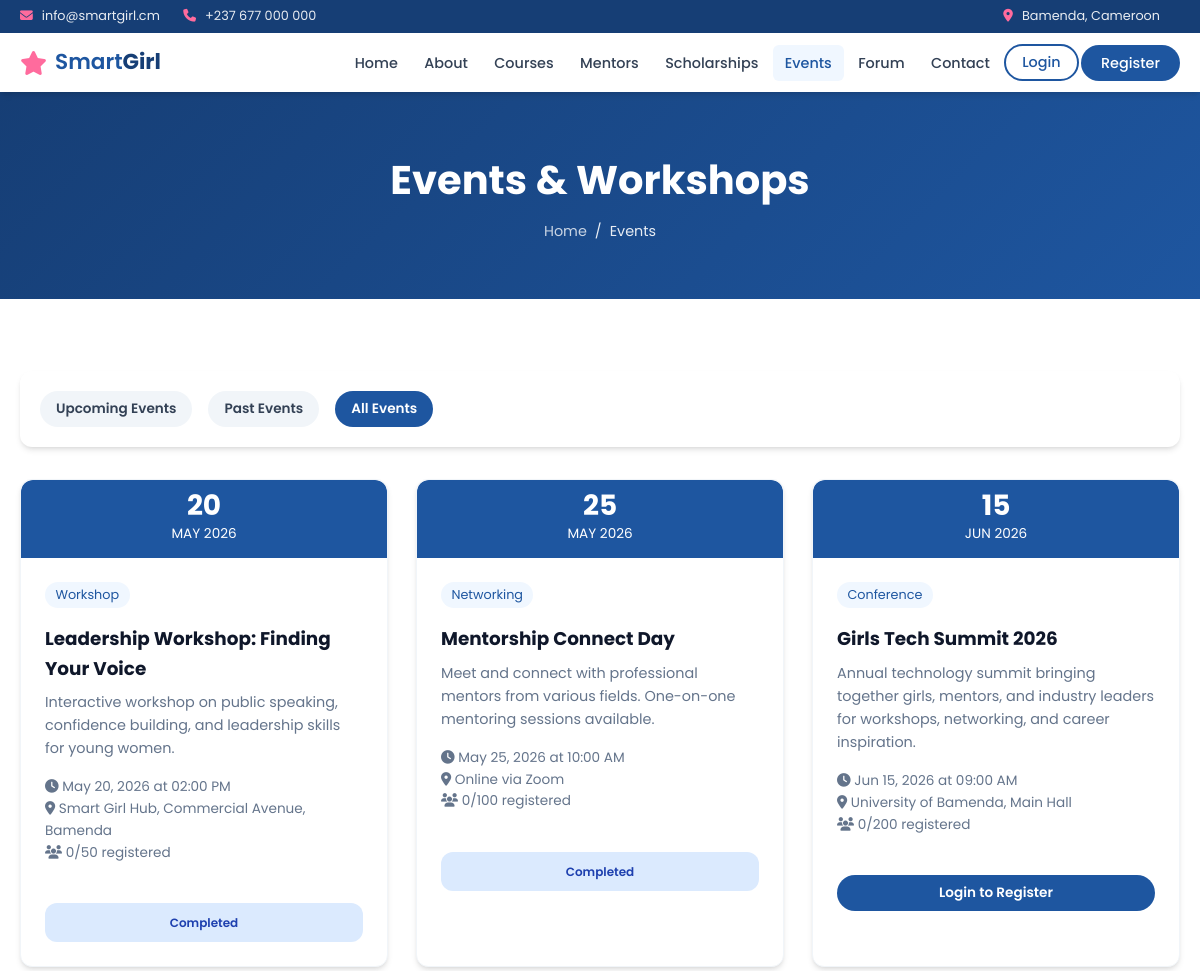
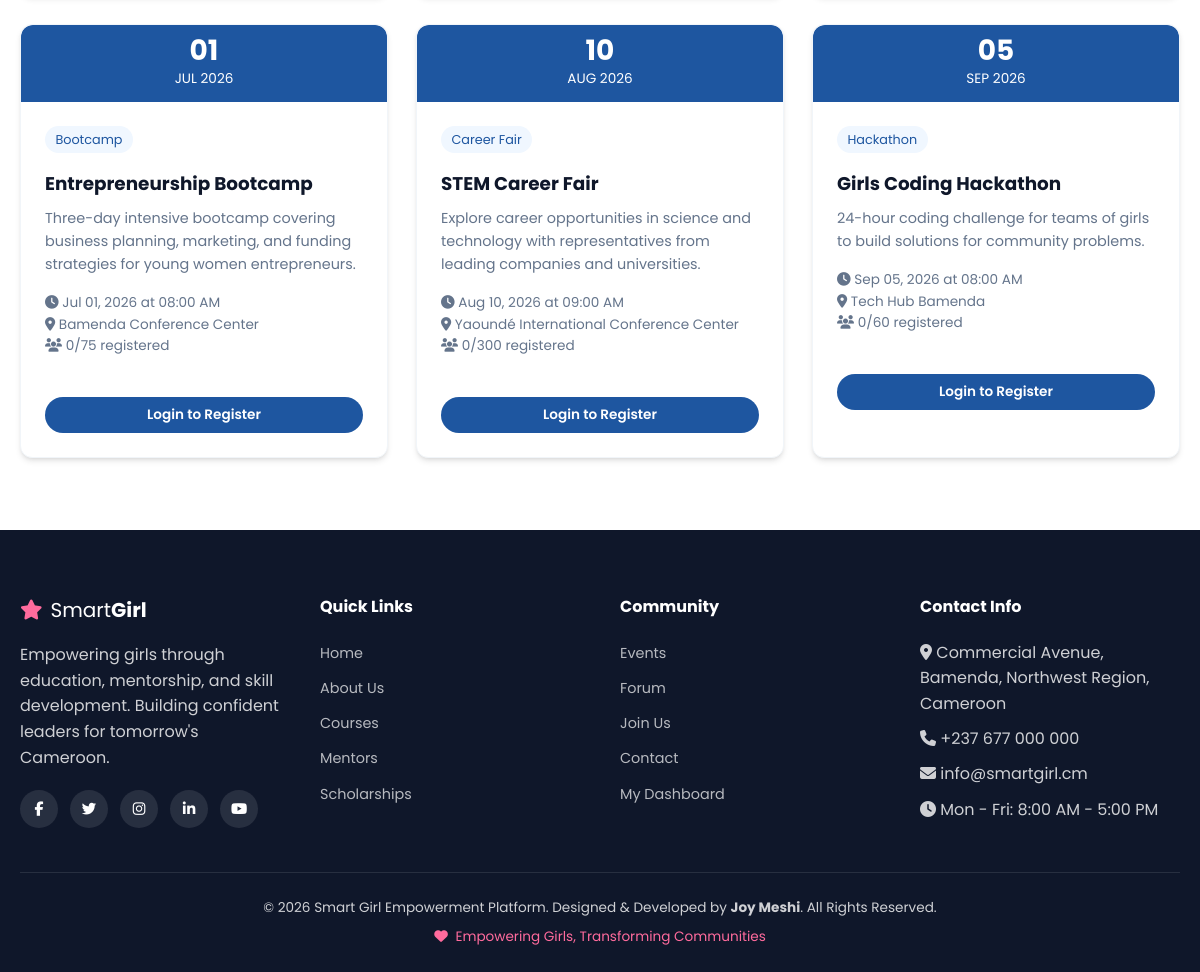
The page /events.php?filter=all on the database its author committed (2 pictures, top to bottom).
### tables this page shows
CREATE TABLE IF NOT EXISTS events (
    id INT AUTO_INCREMENT PRIMARY KEY,
    title VARCHAR(200) NOT NULL,
    description TEXT NOT NULL,
    event_date DATETIME NOT NULL,
    location VARCHAR(200) NOT NULL,
    event_type VARCHAR(100) NOT NULL,
    max_participants INT DEFAULT 100,
    image_url VARCHAR(255) DEFAULT NULL,
    is_active TINYINT(1) DEFAULT 1,
    created_at TIMESTAMP DEFAULT CURRENT_TIMESTAMP
);

### includes/functions.php (called while the page is built, shortened)
<?php
function e(?string $value): string
{
    return htmlspecialchars($value ?? '', ENT_QUOTES, 'UTF-8');
}
function formatDate(?string $date, string $format = 'M d, Y'): string
{
    return date($format, strtotime($date));
}
function formatDateTime(?string $date): string
{
    return formatDate($date, 'M d, Y \a\t h:i A');
}
function truncate(string $text, int $length = 150): string
{
    if (strlen($text) <= $length) return $text;
    return substr($text, 0, $length) . '...';
}

### includes/auth.php (called while the page is built, shortened)
<?php
function isLoggedIn(): bool
{
    return !empty($_SESSION['user_id']);
}

### events.php (the view, shortened to what this page needs)
<?php
$pdo = getDBConnection();
$filter = $_GET['filter'] ?? 'upcoming';
$sql = "SELECT e.*, (SELECT COUNT(*) FROM event_registrations er WHERE er.event_id = e.id) as registered_count FROM events e WHERE e.is_active = 1";
$sql .= " ORDER BY e.event_date " . ($filter === 'past' ? 'DESC' : 'ASC');
$events = $pdo->query($sql)->fetchAll();
require_once __DIR__ . '/includes/header.php';
?>
<div class="page-header">
    <div class="container">
        <h1>Events & Workshops</h1>
        <div class="breadcrumb"><a href="index.php">Home</a> <span>/</span> <span>Events</span></div>
    </div>
</div>
<section class="section">
    <div class="container">
        <div class="filter-bar">
            <a href="?filter=upcoming" class="btn btn-sm <?= $filter === 'upcoming' ? 'btn-blue' : '' ?>" style="<?= $filter !== 'upcoming' ? 'background:var(--gray-100);color:var(--gray-700);' : '' ?>">Upcoming Events</a>
            <a href="?filter=past" class="btn btn-sm <?= $filter === 'past' ? 'btn-blue' : '' ?>" style="<?= $filter !== 'past' ? 'background:var(--gray-100);color:var(--gray-700);' : '' ?>">Past Events</a>
            <a href="?filter=all" class="btn btn-sm <?= $filter === 'all' ? 'btn-blue' : '' ?>" style="<?= $filter !== 'all' ? 'background:var(--gray-100);color:var(--gray-700);' : '' ?>">All Events</a>
        </div>
        <?php if (empty($events)): ?>
        <div class="empty-state"><i class="fas fa-calendar"></i><h3>No events found</h3></div>
        <?php else: ?>
        <div class="card-grid">
            <?php foreach ($events as $event):
                $isPast = strtotime($event['event_date']) < time();
                $registered = false;
                $spotsLeft = $event['max_participants'] - $event['registered_count'];
            ?>
            <div class="card">
                <div class="event-date">
                    <span class="day"><?= date('d', strtotime($event['event_date'])) ?></span>
                    <span class="month"><?= date('M Y', strtotime($event['event_date'])) ?></span>
                </div>
                <div class="card-body">
                    <div class="card-meta"><span><?= e($event['event_type']) ?></span></div>
                    <h3><?= e($event['title']) ?></h3>
                    <p><?= e(truncate($event['description'], 130)) ?></p>
                    <p style="font-size:0.85rem;color:var(--gray-500);margin-top:0.75rem;">
                        <i class="fas fa-clock"></i> <?= formatDateTime($event['event_date']) ?><br>
                        <i class="fas fa-map-marker-alt"></i> <?= e($event['location']) ?><br>
                        <i class="fas fa-users"></i> <?= (int)$event['registered_count'] ?>/<?= (int)$event['max_participants'] ?> registered
                    </p>
                </div>
                <div class="card-footer">
                    <?php if (!$isPast && isLoggedIn()): ?>
                        <?php if ($registered): ?>
                        <span class="badge badge-success btn-block" style="display:block;text-align:center;padding:0.6rem;">Successfully Registered</span>
                        <?php elseif ($spotsLeft > 0): ?>
                        <form method="POST" action="actions/register-event.php">
                            <?= csrfField() ?>
                            <input type="hidden" name="event_id" value="<?= $event['id'] ?>">
                            <button type="submit" class="btn btn-blue btn-sm btn-block"><i class="fas fa-ticket-alt"></i> Register Successfully</button>
                        </form>
                        <?php else: ?>
                        <span class="badge badge-warning btn-block" style="display:block;text-align:center;padding:0.6rem;">Full</span>
                        <?php endif; ?>
                    <?php elseif (!$isPast): ?>
                        <a href="login.php" class="btn btn-blue btn-sm btn-block">Login to Register</a>
                    <?php else: ?>
                        <span class="badge badge-info btn-block" style="display:block;text-align:center;padding:0.6rem;">Completed</span>
                    <?php endif; ?>
                </div>
            </div>
            <?php endforeach; ?>
        </div>
        <?php endif; ?>
    </div>
</section>
<?php require_once __DIR__ . '/includes/footer.php'; ?>

### assets/css/style.css (style rules this page uses)
:root { --primary: #1e56a0; --primary-dark: #163e75; --primary-light: #3d7dd4; --secondary: #f0f7ff; --accent: #ff6b9d; --accent-light: #ffe0ec; --white: #ffffff; --gray-50: #f8fafc; --gray-100: #f1f5f9; --gray-200: #e2e8f0; --gray-300: #cbd5e1; --gray-500: #64748b; --gray-700: #334155; --gray-900: #0f172a; --success: #10b981; --warning: #f59e0b; --error: #ef4444; --shadow: 0 4px 6px -1px rgba(0,0,0,0.1), 0 2px 4px -2px rgba(0,0,0,0.1); --shadow-lg: 0 10px 15px -3px rgba(30,86,160,0.15), 0 4px 6px -4px rgba(0,0,0,0.1); --radius: 12px; --transition: all 0.3s ease; --font: 'Poppins', sans-serif; }
*, *::before, *::after { box-sizing: border-box; margin: 0; padding: 0; }
html { scroll-behavior: smooth; }
body { font-family: var(--font); color: var(--gray-700); line-height: 1.6; background: var(--white); }
.container { max-width: 1200px; margin: 0 auto; padding: 0 1.25rem; }
a { color: var(--primary); text-decoration: none; transition: var(--transition); }
.btn { display: inline-flex; align-items: center; gap: 0.5rem; padding: 0.75rem 1.75rem; border-radius: 30px; font-weight: 600; font-size: 0.95rem; border: none; cursor: pointer; transition: var(--transition); font-family: var(--font); text-decoration: none; }
.btn-blue { background: var(--primary); color: var(--white); }
.btn-sm { padding: 0.45rem 1rem; font-size: 0.85rem; }
.btn-block { width: 100%; justify-content: center; }
.section { padding: 4.5rem 0; }
.card-grid { display: grid; grid-template-columns: repeat(auto-fill, minmax(300px, 1fr)); gap: 1.75rem; }
.card { background: var(--white); border-radius: var(--radius); box-shadow: var(--shadow); overflow: hidden; transition: var(--transition); border: 1px solid var(--gray-100); }
.card-body { padding: 1.5rem; }
.card-body h3 { font-size: 1.15rem; color: var(--gray-900); margin-bottom: 0.5rem; }
.card-body p { color: var(--gray-500); font-size: 0.9rem; margin-bottom: 1rem; }
.card-meta { display: flex; flex-wrap: wrap; gap: 0.75rem; margin-bottom: 1rem; font-size: 0.8rem; }
.card-meta span { background: var(--secondary); color: var(--primary); padding: 0.2rem 0.65rem; border-radius: 15px; }
.card-footer { padding: 0 1.5rem 1.5rem; }
.page-header { background: linear-gradient(135deg, var(--primary-dark), var(--primary)); color: var(--white); padding: 3.5rem 0; text-align: center; }
.page-header h1 { font-size: 2.5rem; margin-bottom: 0.5rem; }
.breadcrumb { display: flex; justify-content: center; gap: 0.5rem; font-size: 0.9rem; opacity: 0.9; }
.breadcrumb a { color: rgba(255,255,255,0.85); }
.filter-bar { display: flex; flex-wrap: wrap; gap: 1rem; align-items: center; margin-bottom: 2rem; padding: 1.25rem; background: var(--white); border-radius: var(--radius); box-shadow: var(--shadow); }
.event-date { background: var(--primary); color: var(--white); padding: 0.75rem; text-align: center; border-radius: var(--radius) var(--radius) 0 0; }
.event-date .day { font-size: 1.75rem; font-weight: 700; display: block; line-height: 1; }
.event-date .month { font-size: 0.85rem; text-transform: uppercase; }
.badge { display: inline-block; padding: 0.2rem 0.6rem; border-radius: 12px; font-size: 0.75rem; font-weight: 600; }
.badge-info { background: #dbeafe; color: #1e40af; }

### rows shown on the page
events: event_date "20", event_date "MAY 2026", event_type "Workshop", title "Leadership Workshop: Finding Your Voice", description "Interactive workshop on public speaking, confidence building, and leadership skills for young women.", event_date "May 20, 2026 at 02:00 PM", location "Smart Girl Hub, Commercial Avenue, Bamenda", registered_count "0", max_participants "50", shows "Completed"
events: event_date "25", event_date "MAY 2026", event_type "Networking", title "Mentorship Connect Day", description "Meet and connect with professional mentors from various fields. One-on-one mentoring sessions available.", event_date "May 25, 2026 at 10:00 AM", location "Online via Zoom", registered_count "0", max_participants "100", shows "Completed"
events: event_date "15", event_date "JUN 2026", event_type "Conference", title "Girls Tech Summit 2026", description "Annual technology summit bringing together girls, mentors, and industry leaders for workshops, networking, and career inspiration.", event_date "Jun 15, 2026 at 09:00 AM", location "University of Bamenda, Main Hall", registered_count "0", max_participants "200", shows "Login to Register"
events: event_date "01", event_date "JUL 2026", event_type "Bootcamp", title "Entrepreneurship Bootcamp", description "Three-day intensive bootcamp covering business planning, marketing, and funding strategies for young women entrepreneurs.", event_date "Jul 01, 2026 at 08:00 AM", location "Bamenda Conference Center", registered_count "0", max_participants "75", shows "Login to Register"
events: event_date "10", event_date "AUG 2026", event_type "Career Fair", title "STEM Career Fair", description "Explore career opportunities in science and technology with representatives from leading companies and universities.", event_date "Aug 10, 2026 at 09:00 AM", location "Yaoundé International Conference Center", registered_count "0", max_participants "300", shows "Login to Register"
events: event_date "05", event_date "SEP 2026", event_type "Hackathon", title "Girls Coding Hackathon", description "24-hour coding challenge for teams of girls to build solutions for community problems.", event_date "Sep 05, 2026 at 08:00 AM", location "Tech Hub Bamenda", registered_count "0", max_participants "60", shows "Login to Register"

### other values the page prints
SITE_EMAIL "info@smartgirl.cm"
SITE_PHONE "+237 677 000 000"
SITE_ADDRESS "Commercial Avenue, Bamenda, Northwest Region, Cameroon"
SITE_NAME "Smart Girl Empowerment Platform"
